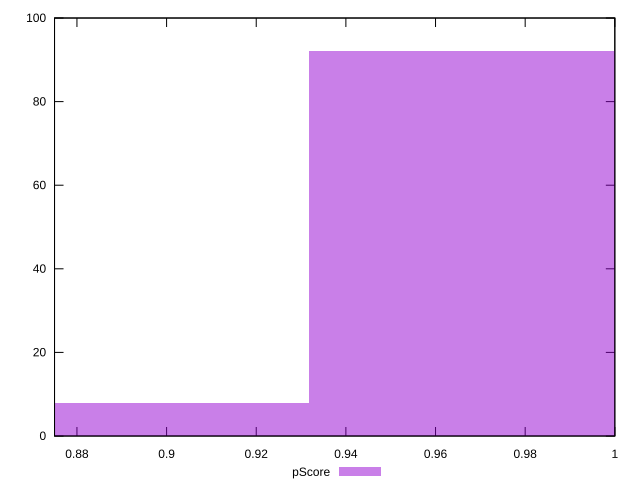

The gnuplot source for this figure:
reset

$pScore <<EOF
0.8973293614522703 8
0.9663546969485988 92
EOF

set key outside below
set boxwidth 0.06902533549632849
set xrange [0.875:1]
set yrange [0:100]
set trange [0:100]
set style fill transparent solid 0.5 noborder
set terminal svg size 640, 490 enhanced background rgb 'white'
set output "reports/report_00031_2021-02-24T23-18-18.084Z/legacy-javascript/samples/astro/pScore/histogram.svg"

plot $pScore title "pScore" with boxes

reset
